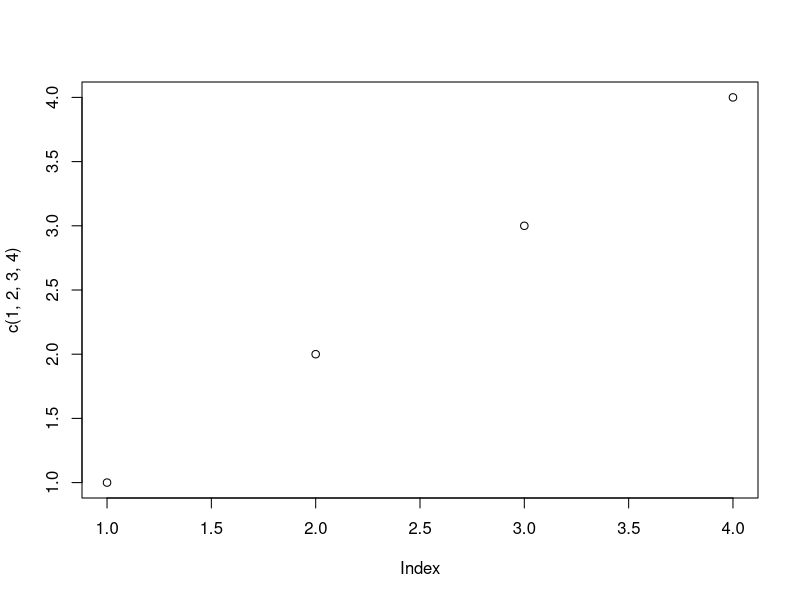

The R source for this figure:
## ---- chunk 1
# This is a so-called "R chunk" where you can write R code.

#date(4.11.2021)

1:10

## ---- chunk 2
plot(c(1,2,3,4))
